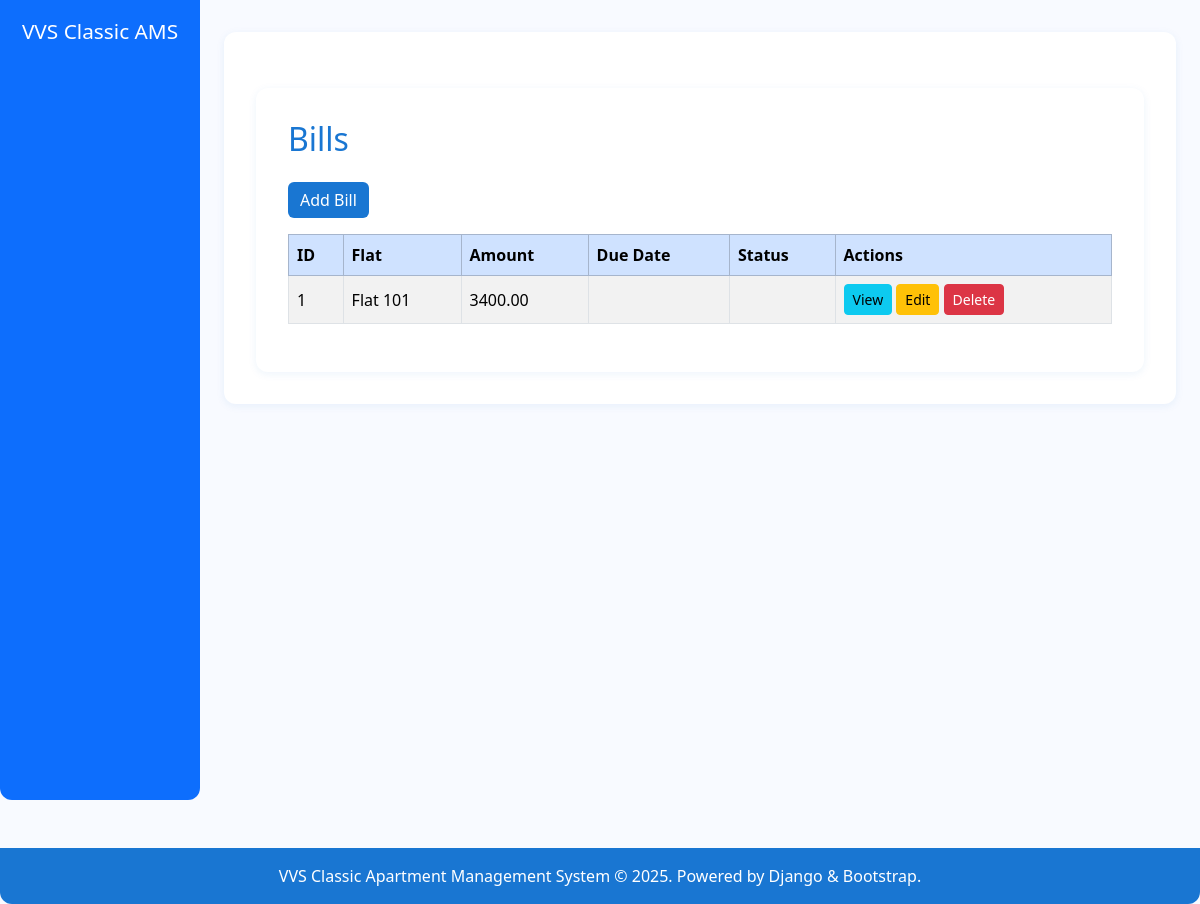
Before: /billing/ with the older database file.
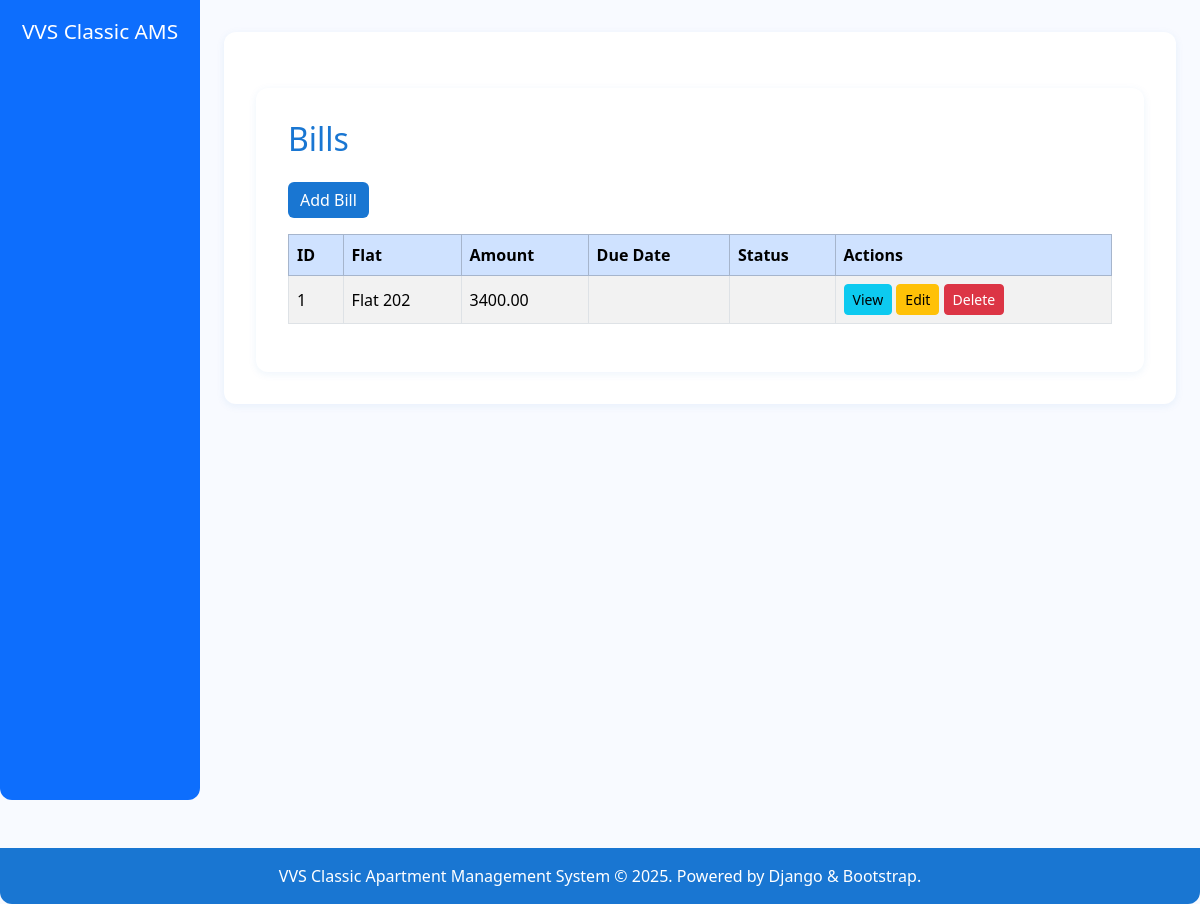
After: the same page with the newer database file.
### billing/models.py (models this page shows, shortened)
class Bill(models.Model):
    flat = models.ForeignKey(Flat, on_delete=models.CASCADE, related_name='bills')
    month = models.CharField(max_length=20)
    amount = models.DecimalField(max_digits=10, decimal_places=2)
    paid = models.BooleanField(default=False)
    created_at = models.DateTimeField(auto_now_add=True)
    paid_at = models.DateTimeField(null=True, blank=True)

### flats/models.py (models this page shows)
class Flat(models.Model):
    number = models.CharField(max_length=10, unique=True)
    uds_area = models.DecimalField(max_digits=8, decimal_places=2)
    ownership_type = models.CharField(max_length=20, choices=[('owner', 'Owner'), ('tenant', 'Tenant')])
    owner = models.ForeignKey(get_user_model(), on_delete=models.CASCADE, related_name='owned_flats')
    tenant = models.ForeignKey(get_user_model(), on_delete=models.SET_NULL, null=True, blank=True, related_name='rented_flats')
    is_occupied = models.BooleanField(default=True)
    occupancy_start = models.DateField(null=True, blank=True)
    occupancy_end = models.DateField(null=True, blank=True)
    created_at = models.DateTimeField(auto_now_add=True)
    updated_at = models.DateTimeField(auto_now=True)
    def __str__(self):
        return f"Flat {self.number}"

### billing/views.py (the view)
# urls.py: path('', views.bill_list, name='bill_list'),
def bill_list(request):
    bills = Bill.objects.all()
    return render(request, 'billing/bill_list.html', {'bills': bills})

### templates/billing/bill_list.html
{% extends 'base.html' %}
{% block content %}
<div class="container mt-4">
    <h2 class="mb-4">Bills</h2>
    <a href="{% url 'billing:bill_create' %}" class="btn btn-primary mb-3">Add Bill</a>
    <table class="table table-bordered table-striped">
        <thead class="table-primary">
            <tr>
                <th>ID</th>
                <th>Flat</th>
                <th>Amount</th>
                <th>Due Date</th>
                <th>Status</th>
                <th>Actions</th>
            </tr>
        </thead>
        <tbody>
            {% for bill in bills %}
            <tr>
                <td>{{ bill.id }}</td>
                <td>{{ bill.flat }}</td>
                <td>{{ bill.amount }}</td>
                <td>{{ bill.due_date }}</td>
                <td>{{ bill.status }}</td>
                <td>
                    <a href="{% url 'billing:bill_detail' bill.id %}" class="btn btn-info btn-sm">View</a>
                    <a href="{% url 'billing:bill_update' bill.id %}" class="btn btn-warning btn-sm">Edit</a>
                    <a href="{% url 'billing:bill_delete' bill.id %}" class="btn btn-danger btn-sm">Delete</a>
                </td>
            </tr>
            {% empty %}
            <tr><td colspan="6">No bills found.</td></tr>
            {% endfor %}
        </tbody>
    </table>
</div>
{% endblock %}

### templates/base.html (shortened to what this page needs)
<!DOCTYPE html>
<html>
<head>
    <link href="https://cdn.jsdelivr.net/npm/bootstrap@5.3.3/dist/css/bootstrap.min.css" rel="stylesheet">
</head>
<body>
    <div class="container-fluid">
        <div class="row">
            <nav class="col-md-2 d-none d-md-block bg-primary sidebar vh-100" style="border-radius: 0 0 12px 12px;">
                <div class="position-sticky pt-3">
                    <a class="navbar-brand d-block text-center mb-4 text-white" href="/" style="font-size:1.3rem;">VVS Classic AMS</a>
                </div>
            </nav>
            <main class="col-md-10 ms-sm-auto px-4">
                <div class="container">
                    {% block content %}{% endblock %}
                </div>
            </main>
        </div>
    </div>
    <footer>
        VVS Classic Apartment Management System &copy; {{ now|default:2025 }}. Powered by Django & Bootstrap.
    </footer>
</body>
</html>

### templates/base.html (style rules this page uses)
body { background: #f8faff; color: #1a237e; font-family: 'Segoe UI', 'Roboto', Arial, sans-serif; }
.container { background: #fff; border-radius: 12px; box-shadow: 0 2px 8px rgba(25, 118, 210, 0.08); padding: 2rem; margin-top: 2rem; }
footer { background: #1976d2; color: #fff; text-align: center; padding: 1rem 0; margin-top: 3rem; border-radius: 0 0 12px 12px; }
h2, h1 { color: #1976d2; }
.btn-primary { background: #1976d2; border: none; }
table th { background: #e3f2fd; color: #1976d2; }
table td { vertical-align: middle; }

Changed rows visible on the page:
changed Bill id 1: flat "Flat 101" → "Flat 202"
